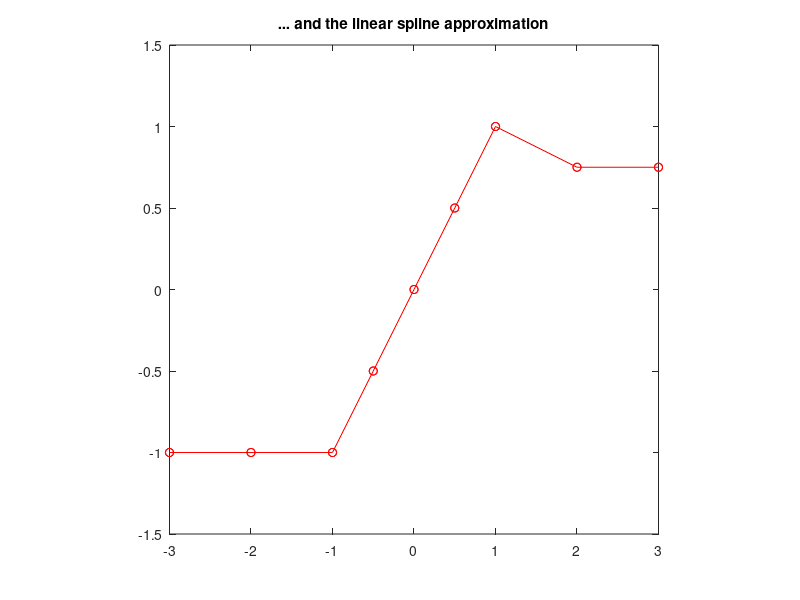
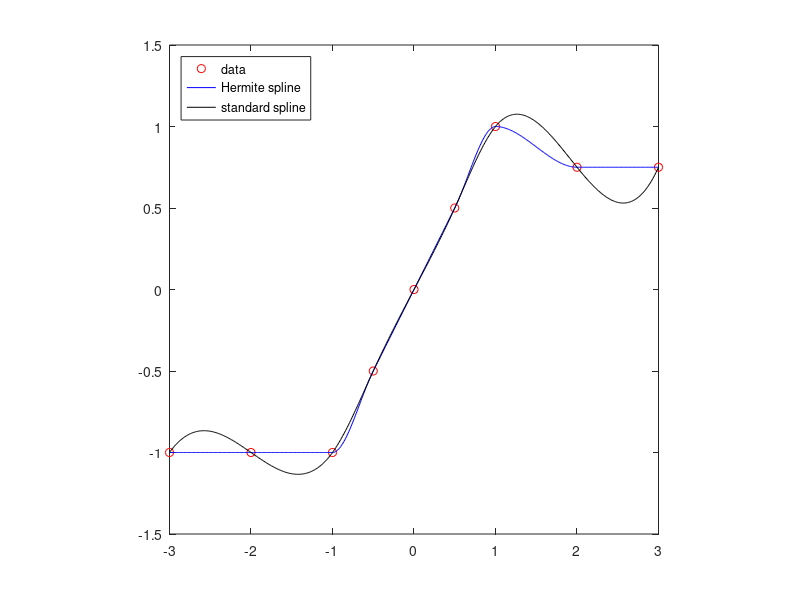

Write the MATLAB code that produced these figures, in order.
x=[-3,-2,-1,-.5,0,0.5,1,2,3];
f=[-1,-1,-1,-0.5,0,0.5,1,0.75,0.75];
figure(1)
plot(x,f,'ro'), axis square, axis([-3,3,-1.5, 1.5])
title('function values'), hold on, shg
plot(x,f,'-ro')
title('... and the linear spline approximation'), shg
t=[-3:0.01:3];
p=pchip(x,f,t);
s=spline(x,f,t);
figure(2)
plot(x,f,'ro',t,p,'-b',t,s,'-k'), axis square
legend('data', 'Hermite spline', 'standard spline', 'location', 'northwest'), shg